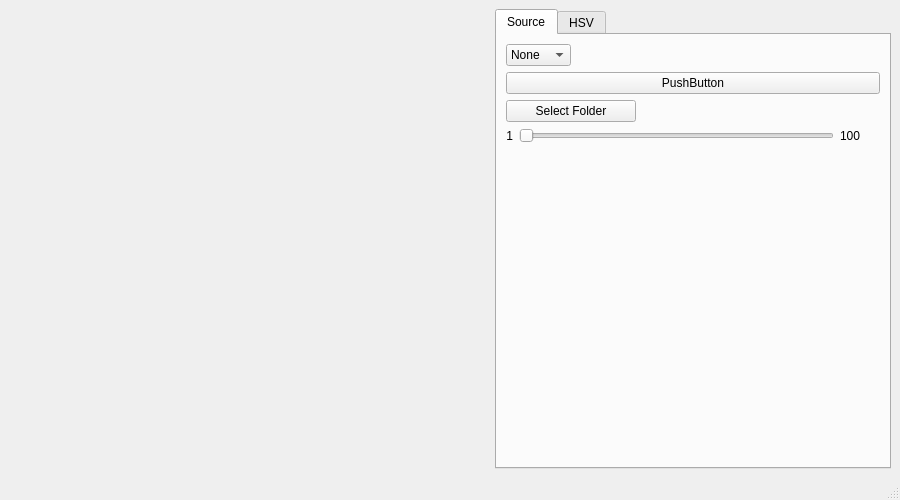
<?xml version="1.0" encoding="UTF-8"?>
<ui version="4.0">
 <class>MainWindow</class>
 <widget class="QMainWindow" name="MainWindow">
  <property name="geometry">
   <rect>
    <x>0</x>
    <y>0</y>
    <width>900</width>
    <height>500</height>
   </rect>
  </property>
  <property name="windowTitle">
   <string>Vision Tuner</string>
  </property>
  <widget class="QWidget" name="centralwidget">
   <layout class="QGridLayout" name="gridLayout">
    <item row="0" column="0">
     <layout class="QHBoxLayout" name="horizontalLayout">
      <item>
       <widget class="QLabel" name="videoSource">
        <property name="minimumSize">
         <size>
          <width>480</width>
          <height>360</height>
         </size>
        </property>
        <property name="maximumSize">
         <size>
          <width>480</width>
          <height>360</height>
         </size>
        </property>
        <property name="text">
         <string/>
        </property>
       </widget>
      </item>
      <item>
       <widget class="QTabWidget" name="tabWidget">
        <property name="currentIndex">
         <number>0</number>
        </property>
        <widget class="QWidget" name="tabSource">
         <attribute name="title">
          <string>Source</string>
         </attribute>
         <layout class="QGridLayout" name="gridLayout_2">
          <item row="2" column="0">
           <layout class="QVBoxLayout" name="layoutFolder">
            <item>
             <layout class="QHBoxLayout" name="horizontalLayout_3">
              <item>
               <widget class="QPushButton" name="buttonFolderSelect">
                <property name="maximumSize">
                 <size>
                  <width>130</width>
                  <height>16777215</height>
                 </size>
                </property>
                <property name="text">
                 <string>Select Folder</string>
                </property>
               </widget>
              </item>
              <item>
               <widget class="QLabel" name="labelFolderDir">
                <property name="text">
                 <string/>
                </property>
               </widget>
              </item>
             </layout>
            </item>
            <item>
             <layout class="QHBoxLayout" name="horizontalLayout_7">
              <item>
               <widget class="QLabel" name="labelFolderSelected">
                <property name="maximumSize">
                 <size>
                  <width>40</width>
                  <height>16777215</height>
                 </size>
                </property>
                <property name="text">
                 <string>1</string>
                </property>
                <property name="alignment">
                 <set>Qt::AlignRight|Qt::AlignTrailing|Qt::AlignVCenter</set>
                </property>
               </widget>
              </item>
              <item>
               <widget class="QSlider" name="sliderFolderSelect">
                <property name="orientation">
                 <enum>Qt::Horizontal</enum>
                </property>
               </widget>
              </item>
              <item>
               <widget class="QLabel" name="labelFolderMax">
                <property name="minimumSize">
                 <size>
                  <width>40</width>
                  <height>0</height>
                 </size>
                </property>
                <property name="maximumSize">
                 <size>
                  <width>40</width>
                  <height>16777215</height>
                 </size>
                </property>
                <property name="text">
                 <string>100</string>
                </property>
               </widget>
              </item>
             </layout>
            </item>
           </layout>
          </item>
          <item row="0" column="0">
           <layout class="QVBoxLayout" name="verticalLayout">
            <item>
             <layout class="QHBoxLayout" name="horizontalLayout_2">
              <item>
               <widget class="QComboBox" name="comboSource">
                <item>
                 <property name="text">
                  <string>None</string>
                 </property>
                </item>
                <item>
                 <property name="text">
                  <string>Video</string>
                 </property>
                </item>
                <item>
                 <property name="text">
                  <string>Folder</string>
                 </property>
                </item>
               </widget>
              </item>
              <item>
               <spacer name="horizontalSpacer">
                <property name="orientation">
                 <enum>Qt::Horizontal</enum>
                </property>
                <property name="sizeHint" stdset="0">
                 <size>
                  <width>40</width>
                  <height>20</height>
                 </size>
                </property>
               </spacer>
              </item>
             </layout>
            </item>
           </layout>
          </item>
          <item row="1" column="0">
           <layout class="QVBoxLayout" name="layoutVideo">
            <item>
             <widget class="QPushButton" name="pushButton">
              <property name="text">
               <string>PushButton</string>
              </property>
             </widget>
            </item>
           </layout>
          </item>
          <item row="3" column="0">
           <spacer name="verticalSpacer">
            <property name="orientation">
             <enum>Qt::Vertical</enum>
            </property>
            <property name="sizeHint" stdset="0">
             <size>
              <width>20</width>
              <height>40</height>
             </size>
            </property>
           </spacer>
          </item>
         </layout>
        </widget>
        <widget class="QWidget" name="tabHSV">
         <attribute name="title">
          <string>HSV</string>
         </attribute>
         <layout class="QGridLayout" name="gridLayout_3">
          <item row="0" column="0">
           <layout class="QVBoxLayout" name="verticalLayout_2">
            <item>
             <layout class="QHBoxLayout" name="layoutHSV_HH">
              <item>
               <widget class="QLabel" name="label_2">
                <property name="minimumSize">
                 <size>
                  <width>30</width>
                  <height>0</height>
                 </size>
                </property>
                <property name="maximumSize">
                 <size>
                  <width>30</width>
                  <height>16777215</height>
                 </size>
                </property>
                <property name="text">
                 <string>HH:</string>
                </property>
                <property name="alignment">
                 <set>Qt::AlignRight|Qt::AlignTrailing|Qt::AlignVCenter</set>
                </property>
               </widget>
              </item>
              <item>
               <widget class="QSlider" name="sliderHSV_HH">
                <property name="maximum">
                 <number>255</number>
                </property>
                <property name="value">
                 <number>255</number>
                </property>
                <property name="orientation">
                 <enum>Qt::Horizontal</enum>
                </property>
               </widget>
              </item>
              <item>
               <widget class="QLabel" name="labelHSV_HH">
                <property name="minimumSize">
                 <size>
                  <width>35</width>
                  <height>0</height>
                 </size>
                </property>
                <property name="maximumSize">
                 <size>
                  <width>35</width>
                  <height>16777215</height>
                 </size>
                </property>
                <property name="text">
                 <string>255</string>
                </property>
               </widget>
              </item>
             </layout>
            </item>
            <item>
             <layout class="QHBoxLayout" name="layoutHSV_HL">
              <item>
               <widget class="QLabel" name="label_5">
                <property name="minimumSize">
                 <size>
                  <width>30</width>
                  <height>0</height>
                 </size>
                </property>
                <property name="maximumSize">
                 <size>
                  <width>30</width>
                  <height>16777215</height>
                 </size>
                </property>
                <property name="text">
                 <string>HL:</string>
                </property>
               </widget>
              </item>
              <item>
               <widget class="QSlider" name="sliderHSV_HL">
                <property name="maximum">
                 <number>255</number>
                </property>
                <property name="orientation">
                 <enum>Qt::Horizontal</enum>
                </property>
               </widget>
              </item>
              <item>
               <widget class="QLabel" name="labelHSV_HL">
                <property name="minimumSize">
                 <size>
                  <width>35</width>
                  <height>0</height>
                 </size>
                </property>
                <property name="maximumSize">
                 <size>
                  <width>35</width>
                  <height>16777215</height>
                 </size>
                </property>
                <property name="text">
                 <string>0</string>
                </property>
               </widget>
              </item>
             </layout>
            </item>
            <item>
             <spacer name="verticalSpacer_3">
              <property name="orientation">
               <enum>Qt::Vertical</enum>
              </property>
              <property name="sizeHint" stdset="0">
               <size>
                <width>20</width>
                <height>10</height>
               </size>
              </property>
             </spacer>
            </item>
            <item>
             <layout class="QHBoxLayout" name="layoutHSV_SH">
              <item>
               <widget class="QLabel" name="label_3">
                <property name="minimumSize">
                 <size>
                  <width>30</width>
                  <height>0</height>
                 </size>
                </property>
                <property name="maximumSize">
                 <size>
                  <width>30</width>
                  <height>16777215</height>
                 </size>
                </property>
                <property name="text">
                 <string>SH:</string>
                </property>
                <property name="alignment">
                 <set>Qt::AlignRight|Qt::AlignTrailing|Qt::AlignVCenter</set>
                </property>
               </widget>
              </item>
              <item>
               <widget class="QSlider" name="sliderHSV_SH">
                <property name="maximum">
                 <number>255</number>
                </property>
                <property name="value">
                 <number>255</number>
                </property>
                <property name="orientation">
                 <enum>Qt::Horizontal</enum>
                </property>
               </widget>
              </item>
              <item>
               <widget class="QLabel" name="labelHSV_SH">
                <property name="minimumSize">
                 <size>
                  <width>35</width>
                  <height>0</height>
                 </size>
                </property>
                <property name="maximumSize">
                 <size>
                  <width>35</width>
                  <height>16777215</height>
                 </size>
                </property>
                <property name="text">
                 <string>255</string>
                </property>
               </widget>
              </item>
             </layout>
            </item>
            <item>
             <layout class="QHBoxLayout" name="layoutHSV_SL">
              <item>
               <widget class="QLabel" name="label_7">
                <property name="minimumSize">
                 <size>
                  <width>30</width>
                  <height>0</height>
                 </size>
                </property>
                <property name="maximumSize">
                 <size>
                  <width>30</width>
                  <height>16777215</height>
                 </size>
                </property>
                <property name="text">
                 <string>SL:</string>
                </property>
               </widget>
              </item>
              <item>
               <widget class="QSlider" name="sliderHSV_SL">
                <property name="maximum">
                 <number>255</number>
                </property>
                <property name="orientation">
                 <enum>Qt::Horizontal</enum>
                </property>
               </widget>
              </item>
              <item>
               <widget class="QLabel" name="labelHSV_SL">
                <property name="minimumSize">
                 <size>
                  <width>35</width>
                  <height>0</height>
                 </size>
                </property>
                <property name="maximumSize">
                 <size>
                  <width>35</width>
                  <height>16777215</height>
                 </size>
                </property>
                <property name="text">
                 <string>0</string>
                </property>
               </widget>
              </item>
             </layout>
            </item>
            <item>
             <spacer name="verticalSpacer_4">
              <property name="orientation">
               <enum>Qt::Vertical</enum>
              </property>
              <property name="sizeHint" stdset="0">
               <size>
                <width>20</width>
                <height>10</height>
               </size>
              </property>
             </spacer>
            </item>
            <item>
             <layout class="QHBoxLayout" name="layoutHSV_VH">
              <item>
               <widget class="QLabel" name="label_4">
                <property name="minimumSize">
                 <size>
                  <width>30</width>
                  <height>0</height>
                 </size>
                </property>
                <property name="maximumSize">
                 <size>
                  <width>30</width>
                  <height>16777215</height>
                 </size>
                </property>
                <property name="text">
                 <string>VH:</string>
                </property>
                <property name="alignment">
                 <set>Qt::AlignRight|Qt::AlignTrailing|Qt::AlignVCenter</set>
                </property>
               </widget>
              </item>
              <item>
               <widget class="QSlider" name="sliderHSV_VH">
                <property name="maximum">
                 <number>255</number>
                </property>
                <property name="value">
                 <number>255</number>
                </property>
                <property name="orientation">
                 <enum>Qt::Horizontal</enum>
                </property>
               </widget>
              </item>
              <item>
               <widget class="QLabel" name="labelHSV_VH">
                <property name="minimumSize">
                 <size>
                  <width>35</width>
                  <height>0</height>
                 </size>
                </property>
                <property name="maximumSize">
                 <size>
                  <width>35</width>
                  <height>16777215</height>
                 </size>
                </property>
                <property name="text">
                 <string>255</string>
                </property>
               </widget>
              </item>
             </layout>
            </item>
            <item>
             <layout class="QHBoxLayout" name="layoutHSV_VL">
              <item>
               <widget class="QLabel" name="label_8">
                <property name="minimumSize">
                 <size>
                  <width>30</width>
                  <height>0</height>
                 </size>
                </property>
                <property name="maximumSize">
                 <size>
                  <width>30</width>
                  <height>16777215</height>
                 </size>
                </property>
                <property name="text">
                 <string>VL:</string>
                </property>
               </widget>
              </item>
              <item>
               <widget class="QSlider" name="sliderHSV_VL">
                <property name="maximum">
                 <number>255</number>
                </property>
                <property name="orientation">
                 <enum>Qt::Horizontal</enum>
                </property>
               </widget>
              </item>
              <item>
               <widget class="QLabel" name="labelHSV_VL">
                <property name="minimumSize">
                 <size>
                  <width>35</width>
                  <height>0</height>
                 </size>
                </property>
                <property name="maximumSize">
                 <size>
                  <width>35</width>
                  <height>16777215</height>
                 </size>
                </property>
                <property name="text">
                 <string>0</string>
                </property>
               </widget>
              </item>
             </layout>
            </item>
           </layout>
          </item>
          <item row="7" column="0">
           <spacer name="verticalSpacer_2">
            <property name="orientation">
             <enum>Qt::Vertical</enum>
            </property>
            <property name="sizeHint" stdset="0">
             <size>
              <width>20</width>
              <height>40</height>
             </size>
            </property>
           </spacer>
          </item>
         </layout>
        </widget>
       </widget>
      </item>
     </layout>
    </item>
   </layout>
  </widget>
  <widget class="QStatusBar" name="statusbar"/>
 </widget>
 <resources/>
 <connections/>
</ui>
